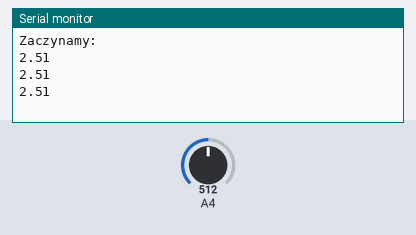
The sketch below on a simulated Arduino Uno, built with avr-gcc and run on an emulated ATmega328P. Shown: the last lines printed to the serial monitor. The test bench sets the inputs (shaded band); at power-on: A4 = 512.

Above: at 1.3 s.
1.4 s: A4 set to 716
At 1.9 s:
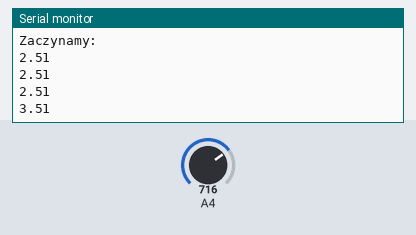
2.9 s: A4 set to 900
At 3.4 s:
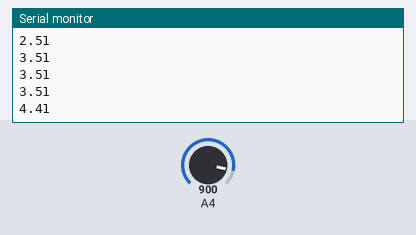
Timing chart, 0 to 5.9 s (numbered marks = the images above; inputs shaded):
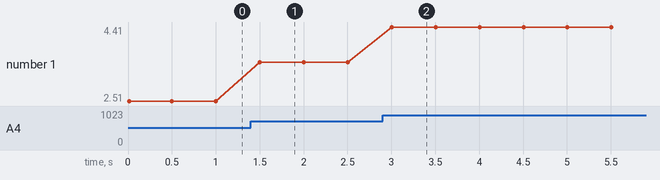

Measured:
- after the input at 1.4 s, the serial monitor: prints a new line after 0.10 s (image 1)
- after the input at 2.9 s, the serial monitor: prints a new line after 0.10 s (image 2)
- plotted number 1: 2.51 → 3.51 after the input at 1.4 s, 3.51 → 4.41 after the input at 2.9 s

The sketch:

test_napiecia.ino
```cpp
int value = 0;

void setup() {
  // put your setup code here, to run once:
  Serial.begin(9600);
  Serial.println("Zaczynamy:");
}

void loop() {
  // put your main code here, to run repeatedly:
  value = analogRead(A4);
  Serial.println(0.0049 * value);
  delay(500);
}
```
